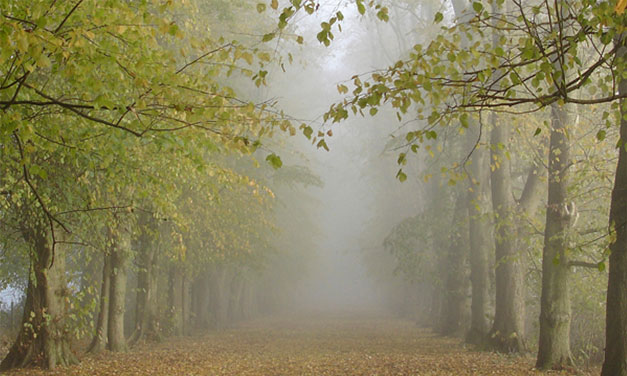
#> input picture Applications/haze.png, 627 x 376 px
$ python FogRemover.py
#> lines starting #> are read from the running program, lines starting #| are printed output that depends on the picture
import cv2

image = cv2.imread("haze.png", cv2.IMREAD_COLOR)
#> image is the input picture: shape (376, 627, 3); mean B, G, R 96.6, 131.9, 137.9

# Converting the RGB image to LAB color space
rgb2lab = cv2.cvtColor(image, cv2.COLOR_RGB2Lab)
#> rgb2lab: shape (376, 627, 3); mean of channels 0, 1, 2 134.4, 117.9, 121.1

# Creating a CLAHE (Contrast Limited Adaptive Histogram Equalization) object
# clipLimit -> Threshold for contrast limiting
# tileGridSize -> Size of grid for histogram equalization
clahe = cv2.createCLAHE(clipLimit=5, tileGridSize=(8, 8))

# Applying CLAHE to each channel of the LAB image separately
rgb2lab[:, :, 0] = clahe.apply(rgb2lab[:, :, 0])  # L channel
#> rgb2lab: shape (376, 627, 3); mean of channels 0, 1, 2 134.1, 117.9, 121.1
rgb2lab[:, :, 1] = clahe.apply(rgb2lab[:, :, 1])  # A channel
#> rgb2lab: shape (376, 627, 3); mean of channels 0, 1, 2 134.1, 128.7, 121.1
rgb2lab[:, :, 2] = clahe.apply(rgb2lab[:, :, 2])  # B channel
#> rgb2lab: shape (376, 627, 3); mean of channels 0, 1, 2 134.1, 128.7, 131.3

# Converting the modified LAB image back to RGB color space
lab2rgb = cv2.cvtColor(rgb2lab, cv2.COLOR_Lab2RGB)
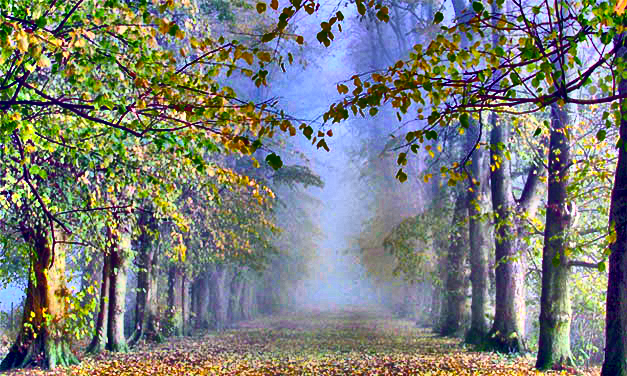
#> lab2rgb: shape (376, 627, 3); mean B, G, R 122.1, 125.7, 121.7

# Displaying the dehazed image using OpenCV
cv2.imshow("dehaze", lab2rgb)

# Waiting for a key press and then closing all OpenCV windows
cv2.waitKey(0)
cv2.destroyAllWindows()

$ run again, with Applications/moliets.png copied over Applications/haze.png
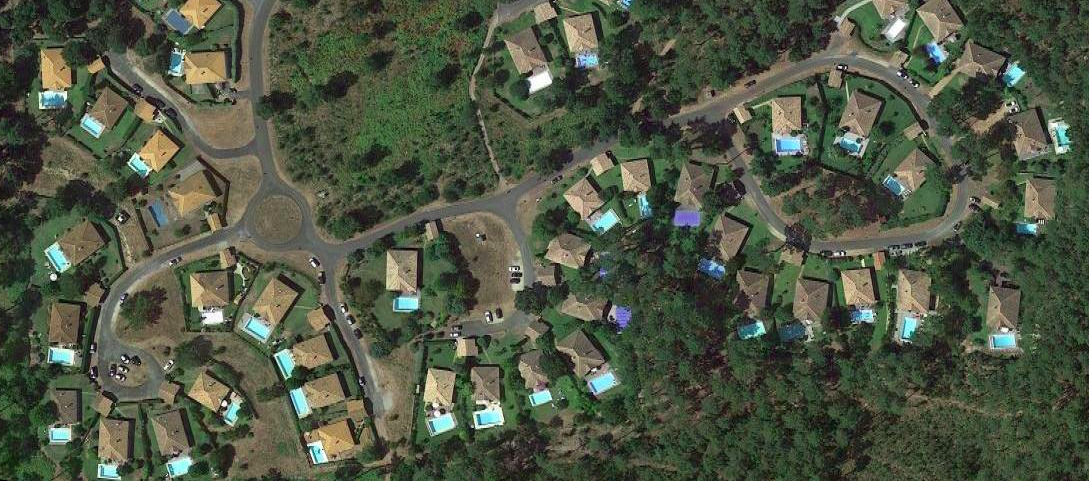
#> input picture Applications/moliets.png, 1089 x 481 px
#> image is the input picture: shape (481, 1089, 3); mean B, G, R 67.3, 85.9, 78.5
#> `lab2rgb = cv2.cvtColor(rgb2lab, cv2.COLOR_Lab2RGB)`:
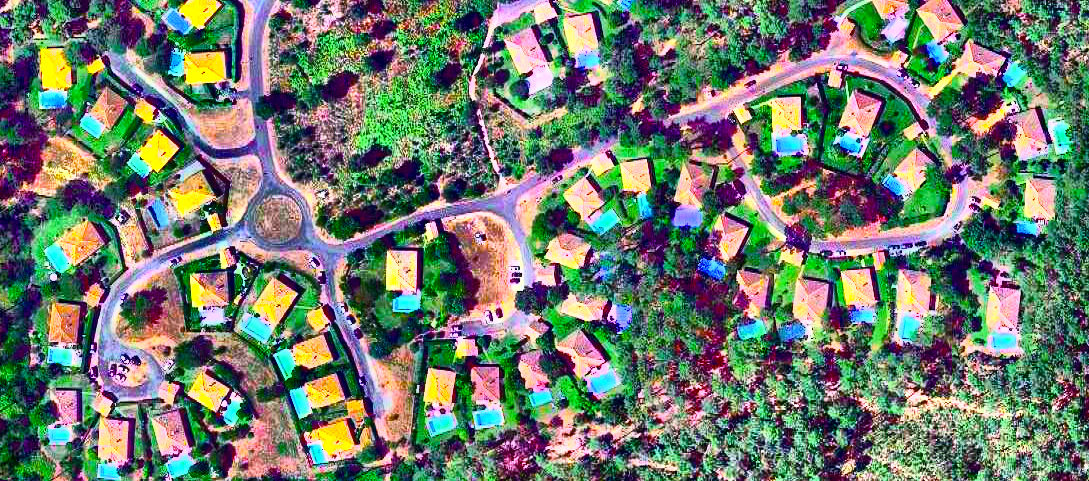
#> lab2rgb: shape (481, 1089, 3); mean B, G, R 109.2, 122.5, 110.7
